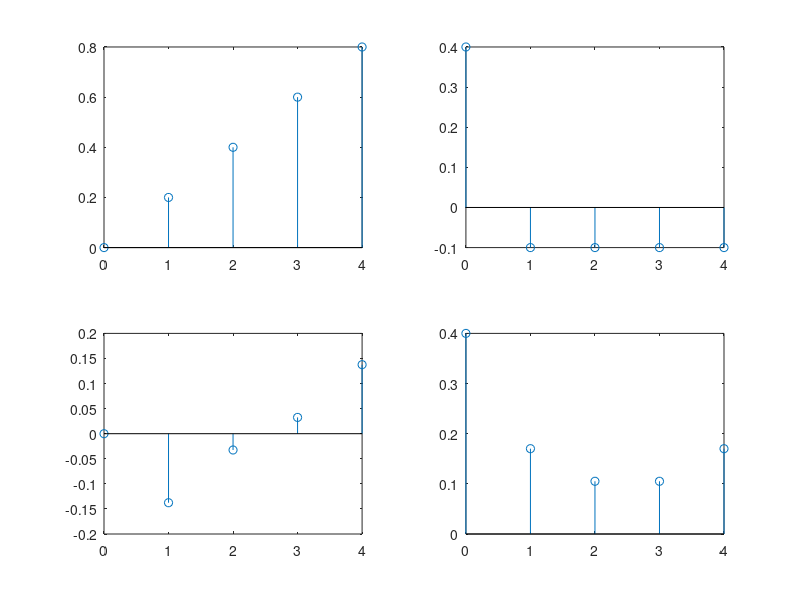

The MATLAB script that drew this image:
clear;
K=input("Enter the number of DFT points");
k=0:1:K-1;
v=zeros(1,length(k));
v(1:end)=k/K;
N=input("Enter the length of input sequence");
n=0:N-1;
Y=ifft(v,N);
subplot(2,2,1);
stem(k,v);
subplot(2,2,2);
stem(n,real(Y));
subplot(2,2,3);
stem(n,imag(Y));
subplot(2,2,4);
stem(n,abs(Y));
